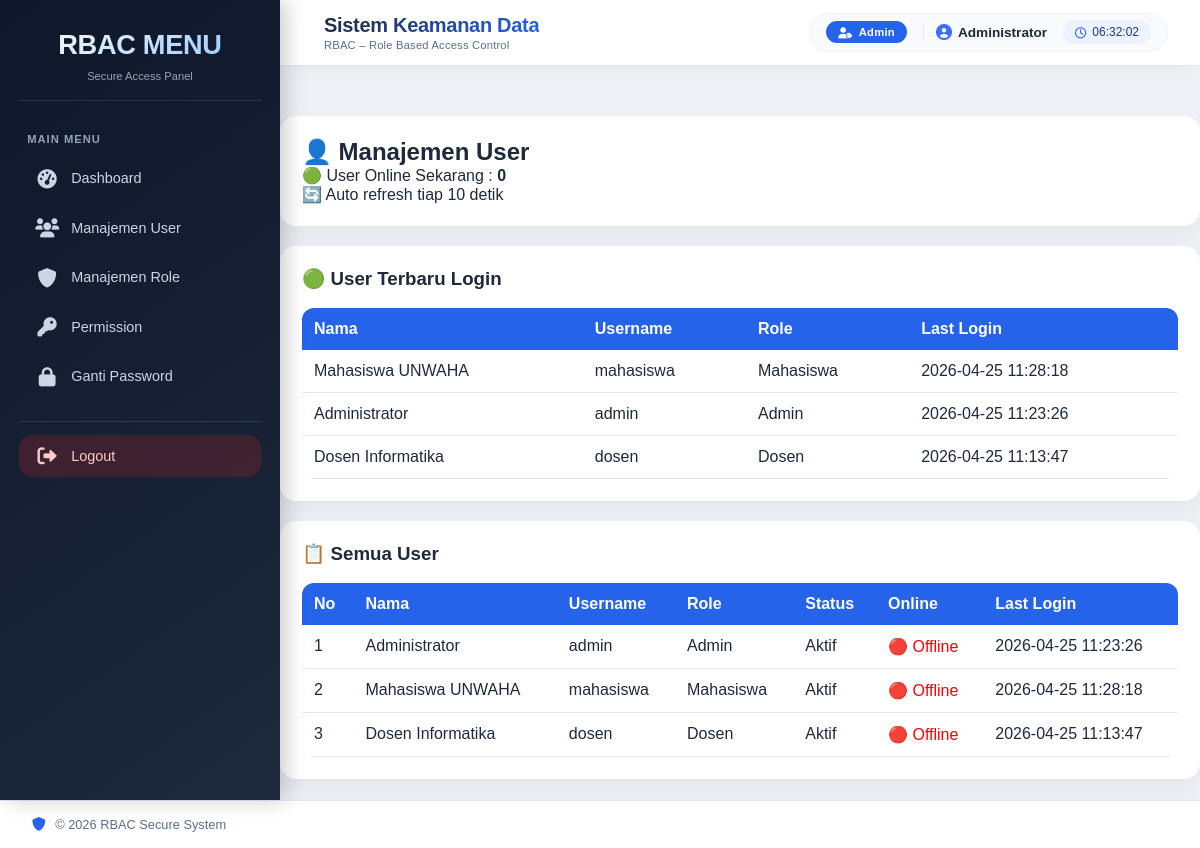
The page /admin/user.php (signed in) on the database its author committed.
### tables this page shows
CREATE TABLE `users` (
  `id` int(11) NOT NULL,
  `nama_lengkap` varchar(100) NOT NULL,
  `username` varchar(50) NOT NULL,
  `password` varchar(255) NOT NULL,
  `role_id` int(11) NOT NULL,
  `status` enum('aktif','nonaktif') DEFAULT 'aktif',
  `last_login` datetime DEFAULT NULL,
  `created_at` timestamp NOT NULL DEFAULT current_timestamp()
);

CREATE TABLE `roles` (
  `id` int(11) NOT NULL,
  `nama_role` varchar(50) NOT NULL,
  `created_at` timestamp NOT NULL DEFAULT current_timestamp()
);

### admin/user.php (the view, shortened to what this page needs)
<?php
include '../includes/header.php';
include '../includes/sidebar.php';
include '../includes/navbar.php';
$data = mysqli_query($conn,"
SELECT users.*, roles.nama_role
FROM users
JOIN roles ON users.role_id = roles.id
ORDER BY users.id DESC
");
$terbaru = mysqli_query($conn,"
SELECT users.nama_lengkap, users.username, roles.nama_role, users.last_login
FROM users
JOIN roles ON users.role_id = roles.id
WHERE users.last_login IS NOT NULL
ORDER BY users.last_login DESC
LIMIT 5
");
$online = mysqli_query($conn,"
SELECT COUNT(*) as total
FROM users
WHERE last_login >= NOW() - INTERVAL 5 MINUTE
");
$o = mysqli_fetch_assoc($online);
?>
<div class="card">
<h2>👤 Manajemen User</h2>
<p>
🟢 User Online Sekarang :
<strong><?= $o['total']; ?></strong>
</p>
<p id="refreshInfo">
🔄 Auto refresh tiap 10 detik
</p>
</div>
<div class="card">
<h3>🟢 User Terbaru Login</h3>
<br>
<table class="table">
<tr>
<th>Nama</th>
<th>Username</th>
<th>Role</th>
<th>Last Login</th>
</tr>
<?php while($r=mysqli_fetch_assoc($terbaru)){ ?>
<tr>
<td><?= $r['nama_lengkap']; ?></td>
<td><?= $r['username']; ?></td>
<td><?= ucfirst($r['nama_role']); ?></td>
<td><?= $r['last_login']; ?></td>
</tr>
<?php } ?>
</table>
</div>
<div class="card">
<h3>📋 Semua User</h3>
<br>
<table class="table">
<tr>
<th>No</th>
<th>Nama</th>
<th>Username</th>
<th>Role</th>
<th>Status</th>
<th>Online</th>
<th>Last Login</th>
</tr>
<?php
$no=1;
while($row=mysqli_fetch_assoc($data)){
$aktif = '-';
if($row['last_login'] != NULL){
    $selisih = strtotime(date('Y-m-d H:i:s')) - strtotime($row['last_login']);
    if($selisih <= 300){
        $aktif = "<span style='color:green;font-weight:bold;'>🟢 Online</span>";
    }else{
        $aktif = "<span style='color:red;'>🔴 Offline</span>";
    }
}
?>
<tr>
<td><?= $no++; ?></td>
<td><?= $row['nama_lengkap']; ?></td>
<td><?= $row['username']; ?></td>
<td><?= ucfirst($row['nama_role']); ?></td>
<td><?= ucfirst($row['status']); ?></td>
<td><?= $aktif; ?></td>
<td><?= $row['last_login'] ? $row['last_login'] : '-'; ?></td>
</tr>
<?php } ?>
</table>
</div>
<?php include '../includes/footer.php'; ?>

### includes/header.php (shortened to what this page needs)
<!DOCTYPE html>
<html lang="id">
<head>
<link rel="stylesheet" href="../assets/css/style.css">
</head>
<body>
<div class="wrapper">

### includes/sidebar.php (shortened to what this page needs)
<?php
$role = $_SESSION['role'] ?? 'guest';
?>
<div class="sidebar">
    <div class="brand">
        <h3>RBAC MENU</h3>
        <small>Secure Access Panel</small>
    </div>
    <div class="menu-list" id="menuList">
        <div class="menu-title">Main Menu</div>
        <ul>
            <?php if($role == 'admin'): ?>
                <li><a href="../admin/dashboard.php"><i class="fas fa-tachometer-alt"></i> Dashboard</a></li>
                <li><a href="../admin/user.php"><i class="fas fa-users"></i> Manajemen User</a></li>
                <li><a href="../admin/role.php"><i class="fas fa-shield-alt"></i> Manajemen Role</a></li>
                <li><a href="../admin/permission.php"><i class="fas fa-key"></i> Permission</a></li>
                <li><a href="../admin/ganti_password.php"><i class="fas fa-lock"></i> Ganti Password</a></li>
            <?php endif; ?>
            <li class="logout">
                <a href="../auth/logout.php" onclick="return confirm('Yakin ingin logout?')">
                    <i class="fas fa-sign-out-alt"></i> Logout
                </a>
            </li>
        </ul>
    </div>
</div>

### includes/navbar.php (shortened to what this page needs)
<div class="main">
<div class="navbar-modern">
    <div class="nav-left">
        <div class="logo-area">
            <div class="brand-text">
                <span class="brand-title">Sistem Keamanan Data</span>
                <span class="brand-sub">RBAC – Role Based Access Control</span>
            </div>
        </div>
    </div>
    <div class="nav-right">
        <div class="user-info">
            <div class="role-indicator">
                <i class="fas fa-user-tag"></i>
                <span><?= ucfirst($_SESSION['role']); ?></span>
            </div>
            <div class="user-name">
                <i class="fas fa-user-circle"></i> <?= $_SESSION['nama']; ?>
            </div>
            <div class="clock-wrapper">
                <i class="far fa-clock"></i>
                <span id="liveClock">--:--:--</span>
            </div>
        </div>
    </div>
</div>
<div class="content">
</div>
<link rel="stylesheet" href="https://cdnjs.cloudflare.com/ajax/libs/font-awesome/6.0.0-beta3/css/all.min.css">

### includes/footer.php (shortened to what this page needs)
    </div>
  </div>
<footer class="footer-modern">
  <div class="footer-container">
    <div class="footer-left">
      <i class="fas fa-shield-alt"></i>
      <span>&copy; <?= date('Y'); ?> RBAC Secure System</span>
    </div>
  </div>
</footer>
<link rel="stylesheet" href="https://cdnjs.cloudflare.com/ajax/libs/font-awesome/6.0.0-beta3/css/all.min.css">
</body>
</html>

### assets/css/style.css (style rules this page uses)
* { margin:0; padding:0; box-sizing:border-box; font-family:Arial, Helvetica, sans-serif; }
body { background:#f1f5f9; color:#1e293b; }
.wrapper { display:flex; min-height:100vh; }
.main { flex:1; display:flex; flex-direction:column; }
.content { padding:22px; }
.card { background:#fff; padding:22px; border-radius:16px; box-shadow:0 8px 18px rgba(0,0,0,.05); margin-bottom:20px; }
.table { width:100%; border-collapse:collapse; background:#fff; border-radius:12px; overflow:hidden; }
.table th { background:#2563eb; color:#fff; padding:12px; text-align:left; }
.table td { padding:12px; border-bottom:1px solid #e5e7eb; }

### includes/header.php (style rules this page uses)
:root { --primary:#2563eb; --dark:#111827; --light:#f8fafc; --text:#1e293b; }
* { box-sizing:border-box; }
body { margin:0; padding:0; font-family:Arial, Helvetica, sans-serif; background:#eef2f7; color:var(--text); }
.wrapper { display:flex; min-height:100vh; }
.main { flex:1; display:flex; flex-direction:column; min-width:0; }
.content { padding:25px; }
.card { background:#fff; border-radius:16px; padding:22px; box-shadow:0 10px 25px rgba(0,0,0,.05); margin-bottom:20px; }

### includes/sidebar.php (style rules this page uses)
.sidebar { width: 280px; background: linear-gradient(145deg, #0f172a 0%, #1e293b 100%); backdrop-filter: blur(2px); color: #f1f5f9; padding: 1.8rem 1.2rem; box-shadow: 6px 0 20px rgba(0, 0, 0, 0.2); position: sticky; top: 0; height: 100vh; overflow-y: auto; transition: all 0.3s ease; z-index: 100; }
.brand { text-align: center; margin-bottom: 2rem; padding-bottom: 1rem; border-bottom: 1px solid rgba(255, 255, 255, 0.1); }
.brand h3 { font-size: 1.7rem; font-weight: 800; background: linear-gradient(135deg, #fff, #93c5fd); background-clip: text; -webkit-background-clip: text; color: transparent; margin-bottom: 0.3rem; letter-spacing: -0.3px; }
.brand small { color: #94a3b8; font-size: 0.7rem; font-weight: 500; }
.menu-title { color: #94a3b8; font-size: 0.7rem; letter-spacing: 1px; margin: 1.5rem 0 0.8rem 0.5rem; text-transform: uppercase; font-weight: 600; }
.sidebar ul { list-style: none; padding: 0; margin: 0; }
.sidebar ul li { margin-bottom: 0.5rem; }
.sidebar ul li a { display: flex; align-items: center; gap: 12px; color: #cbd5e6; text-decoration: none; padding: 0.7rem 1rem; border-radius: 14px; font-size: 0.9rem; font-weight: 500; transition: all 0.2s; }
.sidebar ul li a i { width: 24px; font-size: 1.2rem; text-align: center; }
.sidebar ul li.logout { margin-top: 1.5rem; padding-top: 0.8rem; border-top: 1px solid rgba(255, 255, 255, 0.1); }
.sidebar ul li.logout a { background: rgba(220, 38, 38, 0.2); color: #fecaca; }

### includes/navbar.php (style rules this page uses)
.navbar-modern { background: rgba(255, 255, 255, 0.96); backdrop-filter: blur(8px); padding: 0.75rem 2rem; display: flex; justify-content: space-between; align-items: center; gap: 1.5rem; border-bottom: 1px solid rgba(37, 99, 235, 0.15); box-shadow: 0 8px 20px -6px rgba(0, 0, 0, 0.05); position: sticky; top: 0; z-index: 99; flex-wrap: wrap; }
.logo-area { display: flex; align-items: center; gap: 12px; }
.brand-text { display: flex; flex-direction: column; line-height: 1.3; }
.brand-title { font-size: 1.25rem; font-weight: 800; background: linear-gradient(135deg, #1e293b, #2563eb); background-clip: text; -webkit-background-clip: text; color: transparent; letter-spacing: -0.3px; }
.brand-sub { font-size: 0.7rem; color: #5b6e8c; font-weight: 500; letter-spacing: 0.2px; }
.user-info { display: flex; align-items: center; gap: 1rem; background: #f8fafd; padding: 0.4rem 1rem; border-radius: 60px; transition: all 0.2s; border: 1px solid #eef2ff; }
.role-indicator { background: #2563eb; padding: 5px 12px; border-radius: 30px; color: white; font-size: 0.7rem; font-weight: 700; display: flex; align-items: center; gap: 6px; letter-spacing: 0.3px; }
.role-indicator i { font-size: 0.7rem; }
.user-name { font-weight: 600; font-size: 0.85rem; color: #1e293b; display: flex; align-items: center; gap: 6px; border-left: 1px solid #e2e8f0; padding-left: 12px; }
.user-name i { color: #3b6eff; font-size: 1rem; }
.clock-wrapper { display: flex; align-items: center; gap: 6px; background: #eef2ff; padding: 5px 12px; border-radius: 30px; font-size: 0.75rem; font-weight: 500; font-family: monospace; color: #1e3a8a; }
.clock-wrapper i { font-size: 0.7rem; color: #2563eb; }

### rows shown on the page
users: nama_lengkap "Mahasiswa UNWAHA", username "mahasiswa", role.nama_role "Mahasiswa", last_login "2026-04-25 11:28:18", status "Aktif", shows "🔴 Offline"
users: nama_lengkap "Administrator", username "admin", role.nama_role "Admin", last_login "2026-04-25 11:23:26", status "Aktif", shows "🔴 Offline"
users: nama_lengkap "Dosen Informatika", username "dosen", role.nama_role "Dosen", last_login "2026-04-25 11:13:47", status "Aktif", shows "🔴 Offline"

### other values the page prints
$_SESSION['role'] "Admin"
$_SESSION['nama'] "Administrator"
$o['total'] "0"
